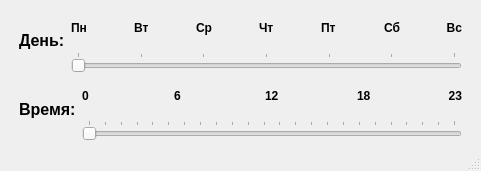
<?xml version="1.0" encoding="UTF-8"?>
<ui version="4.0">
 <class>MainWindow</class>
 <widget class="QMainWindow" name="MainWindow">
  <property name="geometry">
   <rect>
    <x>0</x>
    <y>0</y>
    <width>481</width>
    <height>171</height>
   </rect>
  </property>
  <property name="windowTitle">
   <string>Управление средой</string>
  </property>
  <widget class="QWidget" name="centralwidget">
   <layout class="QGridLayout" name="gridLayout">
    <item row="0" column="0">
     <widget class="QLabel" name="label_15">
      <property name="text">
       <string> </string>
      </property>
     </widget>
    </item>
    <item row="0" column="1">
     <layout class="QVBoxLayout" name="verticalLayout_3">
      <item>
       <layout class="QHBoxLayout" name="horizontalLayout_3">
        <item>
         <widget class="QLabel" name="label_7">
          <property name="font">
           <font>
            <pointsize>12</pointsize>
            <weight>75</weight>
            <bold>true</bold>
           </font>
          </property>
          <property name="text">
           <string>День:</string>
          </property>
         </widget>
        </item>
        <item>
         <layout class="QVBoxLayout" name="verticalLayout_2">
          <item>
           <layout class="QHBoxLayout" name="horizontalLayout_4">
            <item>
             <widget class="QLabel" name="label_8">
              <property name="sizePolicy">
               <sizepolicy hsizetype="Expanding" vsizetype="Preferred">
                <horstretch>0</horstretch>
                <verstretch>0</verstretch>
               </sizepolicy>
              </property>
              <property name="font">
               <font>
                <weight>75</weight>
                <bold>true</bold>
               </font>
              </property>
              <property name="text">
               <string>Пн</string>
              </property>
             </widget>
            </item>
            <item>
             <widget class="QLabel" name="label_9">
              <property name="sizePolicy">
               <sizepolicy hsizetype="Expanding" vsizetype="Preferred">
                <horstretch>0</horstretch>
                <verstretch>0</verstretch>
               </sizepolicy>
              </property>
              <property name="font">
               <font>
                <weight>75</weight>
                <bold>true</bold>
               </font>
              </property>
              <property name="text">
               <string>Вт</string>
              </property>
             </widget>
            </item>
            <item>
             <widget class="QLabel" name="label_13">
              <property name="sizePolicy">
               <sizepolicy hsizetype="Expanding" vsizetype="Preferred">
                <horstretch>0</horstretch>
                <verstretch>0</verstretch>
               </sizepolicy>
              </property>
              <property name="font">
               <font>
                <weight>75</weight>
                <bold>true</bold>
               </font>
              </property>
              <property name="text">
               <string>Ср</string>
              </property>
             </widget>
            </item>
            <item>
             <widget class="QLabel" name="label_14">
              <property name="sizePolicy">
               <sizepolicy hsizetype="Expanding" vsizetype="Preferred">
                <horstretch>0</horstretch>
                <verstretch>0</verstretch>
               </sizepolicy>
              </property>
              <property name="font">
               <font>
                <weight>75</weight>
                <bold>true</bold>
               </font>
              </property>
              <property name="text">
               <string>Чт</string>
              </property>
             </widget>
            </item>
            <item>
             <widget class="QLabel" name="label_10">
              <property name="sizePolicy">
               <sizepolicy hsizetype="Expanding" vsizetype="Preferred">
                <horstretch>0</horstretch>
                <verstretch>0</verstretch>
               </sizepolicy>
              </property>
              <property name="font">
               <font>
                <weight>75</weight>
                <bold>true</bold>
               </font>
              </property>
              <property name="text">
               <string>Пт</string>
              </property>
             </widget>
            </item>
            <item>
             <widget class="QLabel" name="label_11">
              <property name="sizePolicy">
               <sizepolicy hsizetype="Expanding" vsizetype="Preferred">
                <horstretch>0</horstretch>
                <verstretch>0</verstretch>
               </sizepolicy>
              </property>
              <property name="font">
               <font>
                <weight>75</weight>
                <bold>true</bold>
               </font>
              </property>
              <property name="text">
               <string>Сб</string>
              </property>
             </widget>
            </item>
            <item>
             <widget class="QLabel" name="label_12">
              <property name="sizePolicy">
               <sizepolicy hsizetype="Minimum" vsizetype="Preferred">
                <horstretch>0</horstretch>
                <verstretch>0</verstretch>
               </sizepolicy>
              </property>
              <property name="font">
               <font>
                <weight>75</weight>
                <bold>true</bold>
               </font>
              </property>
              <property name="text">
               <string>Вс</string>
              </property>
              <property name="scaledContents">
               <bool>false</bool>
              </property>
              <property name="alignment">
               <set>Qt::AlignRight|Qt::AlignTrailing|Qt::AlignVCenter</set>
              </property>
             </widget>
            </item>
           </layout>
          </item>
          <item>
           <widget class="QSlider" name="day_slider">
            <property name="maximum">
             <number>6</number>
            </property>
            <property name="pageStep">
             <number>1</number>
            </property>
            <property name="orientation">
             <enum>Qt::Horizontal</enum>
            </property>
            <property name="tickPosition">
             <enum>QSlider::TicksAbove</enum>
            </property>
            <property name="tickInterval">
             <number>1</number>
            </property>
           </widget>
          </item>
         </layout>
        </item>
       </layout>
      </item>
      <item>
       <layout class="QHBoxLayout" name="horizontalLayout">
        <item>
         <widget class="QLabel" name="label">
          <property name="font">
           <font>
            <pointsize>12</pointsize>
            <weight>75</weight>
            <bold>true</bold>
           </font>
          </property>
          <property name="text">
           <string>Время:</string>
          </property>
         </widget>
        </item>
        <item>
         <layout class="QVBoxLayout" name="verticalLayout">
          <item>
           <layout class="QHBoxLayout" name="horizontalLayout_2">
            <item>
             <widget class="QLabel" name="label_3">
              <property name="sizePolicy">
               <sizepolicy hsizetype="Expanding" vsizetype="Preferred">
                <horstretch>0</horstretch>
                <verstretch>0</verstretch>
               </sizepolicy>
              </property>
              <property name="font">
               <font>
                <weight>75</weight>
                <bold>true</bold>
               </font>
              </property>
              <property name="text">
               <string>0</string>
              </property>
             </widget>
            </item>
            <item>
             <widget class="QLabel" name="label_2">
              <property name="sizePolicy">
               <sizepolicy hsizetype="Expanding" vsizetype="Preferred">
                <horstretch>0</horstretch>
                <verstretch>0</verstretch>
               </sizepolicy>
              </property>
              <property name="font">
               <font>
                <weight>75</weight>
                <bold>true</bold>
               </font>
              </property>
              <property name="text">
               <string>6</string>
              </property>
             </widget>
            </item>
            <item>
             <widget class="QLabel" name="label_5">
              <property name="sizePolicy">
               <sizepolicy hsizetype="Expanding" vsizetype="Preferred">
                <horstretch>0</horstretch>
                <verstretch>0</verstretch>
               </sizepolicy>
              </property>
              <property name="palette">
               <palette>
                <active>
                 <colorrole role="WindowText">
                  <brush brushstyle="SolidPattern">
                   <color alpha="255">
                    <red>0</red>
                    <green>0</green>
                    <blue>0</blue>
                   </color>
                  </brush>
                 </colorrole>
                 <colorrole role="Button">
                  <brush brushstyle="SolidPattern">
                   <color alpha="255">
                    <red>255</red>
                    <green>0</green>
                    <blue>0</blue>
                   </color>
                  </brush>
                 </colorrole>
                 <colorrole role="Light">
                  <brush brushstyle="SolidPattern">
                   <color alpha="255">
                    <red>255</red>
                    <green>127</green>
                    <blue>127</blue>
                   </color>
                  </brush>
                 </colorrole>
                 <colorrole role="Midlight">
                  <brush brushstyle="SolidPattern">
                   <color alpha="255">
                    <red>255</red>
                    <green>63</green>
                    <blue>63</blue>
                   </color>
                  </brush>
                 </colorrole>
                 <colorrole role="Dark">
                  <brush brushstyle="SolidPattern">
                   <color alpha="255">
                    <red>127</red>
                    <green>0</green>
                    <blue>0</blue>
                   </color>
                  </brush>
                 </colorrole>
                 <colorrole role="Mid">
                  <brush brushstyle="SolidPattern">
                   <color alpha="255">
                    <red>170</red>
                    <green>0</green>
                    <blue>0</blue>
                   </color>
                  </brush>
                 </colorrole>
                 <colorrole role="Text">
                  <brush brushstyle="SolidPattern">
                   <color alpha="255">
                    <red>0</red>
                    <green>0</green>
                    <blue>0</blue>
                   </color>
                  </brush>
                 </colorrole>
                 <colorrole role="BrightText">
                  <brush brushstyle="SolidPattern">
                   <color alpha="255">
                    <red>255</red>
                    <green>255</green>
                    <blue>255</blue>
                   </color>
                  </brush>
                 </colorrole>
                 <colorrole role="ButtonText">
                  <brush brushstyle="SolidPattern">
                   <color alpha="255">
                    <red>0</red>
                    <green>0</green>
                    <blue>0</blue>
                   </color>
                  </brush>
                 </colorrole>
                 <colorrole role="Base">
                  <brush brushstyle="SolidPattern">
                   <color alpha="255">
                    <red>255</red>
                    <green>255</green>
                    <blue>255</blue>
                   </color>
                  </brush>
                 </colorrole>
                 <colorrole role="Window">
                  <brush brushstyle="SolidPattern">
                   <color alpha="255">
                    <red>255</red>
                    <green>0</green>
                    <blue>0</blue>
                   </color>
                  </brush>
                 </colorrole>
                 <colorrole role="Shadow">
                  <brush brushstyle="SolidPattern">
                   <color alpha="255">
                    <red>0</red>
                    <green>0</green>
                    <blue>0</blue>
                   </color>
                  </brush>
                 </colorrole>
                 <colorrole role="AlternateBase">
                  <brush brushstyle="SolidPattern">
                   <color alpha="255">
                    <red>255</red>
                    <green>127</green>
                    <blue>127</blue>
                   </color>
                  </brush>
                 </colorrole>
                 <colorrole role="ToolTipBase">
                  <brush brushstyle="SolidPattern">
                   <color alpha="255">
                    <red>255</red>
                    <green>255</green>
                    <blue>220</blue>
                   </color>
                  </brush>
                 </colorrole>
                 <colorrole role="ToolTipText">
                  <brush brushstyle="SolidPattern">
                   <color alpha="255">
                    <red>0</red>
                    <green>0</green>
                    <blue>0</blue>
                   </color>
                  </brush>
                 </colorrole>
                </active>
                <inactive>
                 <colorrole role="WindowText">
                  <brush brushstyle="SolidPattern">
                   <color alpha="255">
                    <red>0</red>
                    <green>0</green>
                    <blue>0</blue>
                   </color>
                  </brush>
                 </colorrole>
                 <colorrole role="Button">
                  <brush brushstyle="SolidPattern">
                   <color alpha="255">
                    <red>255</red>
                    <green>0</green>
                    <blue>0</blue>
                   </color>
                  </brush>
                 </colorrole>
                 <colorrole role="Light">
                  <brush brushstyle="SolidPattern">
                   <color alpha="255">
                    <red>255</red>
                    <green>127</green>
                    <blue>127</blue>
                   </color>
                  </brush>
                 </colorrole>
                 <colorrole role="Midlight">
                  <brush brushstyle="SolidPattern">
                   <color alpha="255">
                    <red>255</red>
                    <green>63</green>
                    <blue>63</blue>
                   </color>
                  </brush>
                 </colorrole>
                 <colorrole role="Dark">
                  <brush brushstyle="SolidPattern">
                   <color alpha="255">
                    <red>127</red>
                    <green>0</green>
                    <blue>0</blue>
                   </color>
                  </brush>
                 </colorrole>
                 <colorrole role="Mid">
                  <brush brushstyle="SolidPattern">
                   <color alpha="255">
                    <red>170</red>
                    <green>0</green>
                    <blue>0</blue>
                   </color>
                  </brush>
                 </colorrole>
                 <colorrole role="Text">
                  <brush brushstyle="SolidPattern">
                   <color alpha="255">
                    <red>0</red>
                    <green>0</green>
                    <blue>0</blue>
                   </color>
                  </brush>
                 </colorrole>
                 <colorrole role="BrightText">
                  <brush brushstyle="SolidPattern">
                   <color alpha="255">
                    <red>255</red>
                    <green>255</green>
                    <blue>255</blue>
                   </color>
                  </brush>
                 </colorrole>
                 <colorrole role="ButtonText">
                  <brush brushstyle="SolidPattern">
                   <color alpha="255">
                    <red>0</red>
                    <green>0</green>
                    <blue>0</blue>
                   </color>
                  </brush>
                 </colorrole>
                 <colorrole role="Base">
                  <brush brushstyle="SolidPattern">
                   <color alpha="255">
                    <red>255</red>
                    <green>255</green>
                    <blue>255</blue>
                   </color>
                  </brush>
                 </colorrole>
                 <colorrole role="Window">
                  <brush brushstyle="SolidPattern">
                   <color alpha="255">
                    <red>255</red>
                    <green>0</green>
                    <blue>0</blue>
                   </color>
                  </brush>
                 </colorrole>
                 <colorrole role="Shadow">
                  <brush brushstyle="SolidPattern">
                   <color alpha="255">
                    <red>0</red>
                    <green>0</green>
                    <blue>0</blue>
                   </color>
                  </brush>
                 </colorrole>
                 <colorrole role="AlternateBase">
                  <brush brushstyle="SolidPattern">
                   <color alpha="255">
                    <red>255</red>
                    <green>127</green>
                    <blue>127</blue>
                   </color>
                  </brush>
                 </colorrole>
                 <colorrole role="ToolTipBase">
                  <brush brushstyle="SolidPattern">
                   <color alpha="255">
                    <red>255</red>
                    <green>255</green>
                    <blue>220</blue>
                   </color>
                  </brush>
                 </colorrole>
                 <colorrole role="ToolTipText">
                  <brush brushstyle="SolidPattern">
                   <color alpha="255">
                    <red>0</red>
                    <green>0</green>
                    <blue>0</blue>
                   </color>
                  </brush>
                 </colorrole>
                </inactive>
                <disabled>
                 <colorrole role="WindowText">
                  <brush brushstyle="SolidPattern">
                   <color alpha="255">
                    <red>127</red>
                    <green>0</green>
                    <blue>0</blue>
                   </color>
                  </brush>
                 </colorrole>
                 <colorrole role="Button">
                  <brush brushstyle="SolidPattern">
                   <color alpha="255">
                    <red>255</red>
                    <green>0</green>
                    <blue>0</blue>
                   </color>
                  </brush>
                 </colorrole>
                 <colorrole role="Light">
                  <brush brushstyle="SolidPattern">
                   <color alpha="255">
                    <red>255</red>
                    <green>127</green>
                    <blue>127</blue>
                   </color>
                  </brush>
                 </colorrole>
                 <colorrole role="Midlight">
                  <brush brushstyle="SolidPattern">
                   <color alpha="255">
                    <red>255</red>
                    <green>63</green>
                    <blue>63</blue>
                   </color>
                  </brush>
                 </colorrole>
                 <colorrole role="Dark">
                  <brush brushstyle="SolidPattern">
                   <color alpha="255">
                    <red>127</red>
                    <green>0</green>
                    <blue>0</blue>
                   </color>
                  </brush>
                 </colorrole>
                 <colorrole role="Mid">
                  <brush brushstyle="SolidPattern">
                   <color alpha="255">
                    <red>170</red>
                    <green>0</green>
                    <blue>0</blue>
                   </color>
                  </brush>
                 </colorrole>
                 <colorrole role="Text">
                  <brush brushstyle="SolidPattern">
                   <color alpha="255">
                    <red>127</red>
                    <green>0</green>
                    <blue>0</blue>
                   </color>
                  </brush>
                 </colorrole>
                 <colorrole role="BrightText">
                  <brush brushstyle="SolidPattern">
                   <color alpha="255">
                    <red>255</red>
                    <green>255</green>
                    <blue>255</blue>
                   </color>
                  </brush>
                 </colorrole>
                 <colorrole role="ButtonText">
                  <brush brushstyle="SolidPattern">
                   <color alpha="255">
                    <red>127</red>
                    <green>0</green>
                    <blue>0</blue>
                   </color>
                  </brush>
                 </colorrole>
                 <colorrole role="Base">
                  <brush brushstyle="SolidPattern">
                   <color alpha="255">
                    <red>255</red>
                    <green>0</green>
                    <blue>0</blue>
                   </color>
                  </brush>
                 </colorrole>
                 <colorrole role="Window">
                  <brush brushstyle="SolidPattern">
                   <color alpha="255">
                    <red>255</red>
                    <green>0</green>
                    <blue>0</blue>
                   </color>
                  </brush>
                 </colorrole>
                 <colorrole role="Shadow">
                  <brush brushstyle="SolidPattern">
                   <color alpha="255">
                    <red>0</red>
                    <green>0</green>
                    <blue>0</blue>
                   </color>
                  </brush>
                 </colorrole>
                 <colorrole role="AlternateBase">
                  <brush brushstyle="SolidPattern">
                   <color alpha="255">
                    <red>255</red>
                    <green>0</green>
                    <blue>0</blue>
                   </color>
                  </brush>
                 </colorrole>
                 <colorrole role="ToolTipBase">
                  <brush brushstyle="SolidPattern">
                   <color alpha="255">
                    <red>255</red>
                    <green>255</green>
                    <blue>220</blue>
                   </color>
                  </brush>
                 </colorrole>
                 <colorrole role="ToolTipText">
                  <brush brushstyle="SolidPattern">
                   <color alpha="255">
                    <red>0</red>
                    <green>0</green>
                    <blue>0</blue>
                   </color>
                  </brush>
                 </colorrole>
                </disabled>
               </palette>
              </property>
              <property name="font">
               <font>
                <weight>75</weight>
                <italic>false</italic>
                <bold>true</bold>
                <strikeout>false</strikeout>
               </font>
              </property>
              <property name="text">
               <string>12</string>
              </property>
             </widget>
            </item>
            <item>
             <widget class="QLabel" name="label_4">
              <property name="sizePolicy">
               <sizepolicy hsizetype="Expanding" vsizetype="Preferred">
                <horstretch>0</horstretch>
                <verstretch>0</verstretch>
               </sizepolicy>
              </property>
              <property name="font">
               <font>
                <weight>75</weight>
                <bold>true</bold>
               </font>
              </property>
              <property name="text">
               <string>18</string>
              </property>
             </widget>
            </item>
            <item>
             <widget class="QLabel" name="label_6">
              <property name="sizePolicy">
               <sizepolicy hsizetype="Minimum" vsizetype="Preferred">
                <horstretch>0</horstretch>
                <verstretch>0</verstretch>
               </sizepolicy>
              </property>
              <property name="font">
               <font>
                <weight>75</weight>
                <bold>true</bold>
               </font>
              </property>
              <property name="text">
               <string>23</string>
              </property>
              <property name="scaledContents">
               <bool>false</bool>
              </property>
              <property name="alignment">
               <set>Qt::AlignRight|Qt::AlignTrailing|Qt::AlignVCenter</set>
              </property>
             </widget>
            </item>
           </layout>
          </item>
          <item>
           <widget class="QSlider" name="time_slider">
            <property name="maximum">
             <number>23</number>
            </property>
            <property name="pageStep">
             <number>3</number>
            </property>
            <property name="orientation">
             <enum>Qt::Horizontal</enum>
            </property>
            <property name="tickPosition">
             <enum>QSlider::TicksAbove</enum>
            </property>
            <property name="tickInterval">
             <number>1</number>
            </property>
           </widget>
          </item>
         </layout>
        </item>
       </layout>
      </item>
     </layout>
    </item>
    <item row="0" column="2">
     <widget class="QLabel" name="label_16">
      <property name="text">
       <string> </string>
      </property>
     </widget>
    </item>
   </layout>
  </widget>
  <widget class="QMenuBar" name="menubar">
   <property name="geometry">
    <rect>
     <x>0</x>
     <y>0</y>
     <width>481</width>
     <height>21</height>
    </rect>
   </property>
  </widget>
  <widget class="QStatusBar" name="statusbar"/>
 </widget>
 <resources/>
 <connections/>
</ui>
